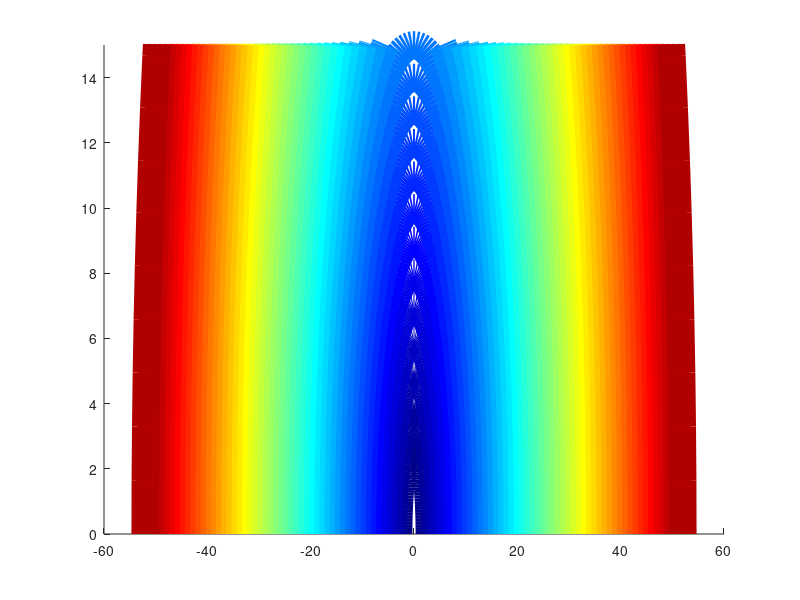

MATLAB code for this plot:
t = linspace(0,pi)';
x = cos(t);
y = sin(t);
color = jet(50);
figure
hold on
for kk = 1:50
  plot((2+kk)*x,(2+kk)*y,'Color',color(kk,:),'LineWidth',20)
end
ylim([0 15])